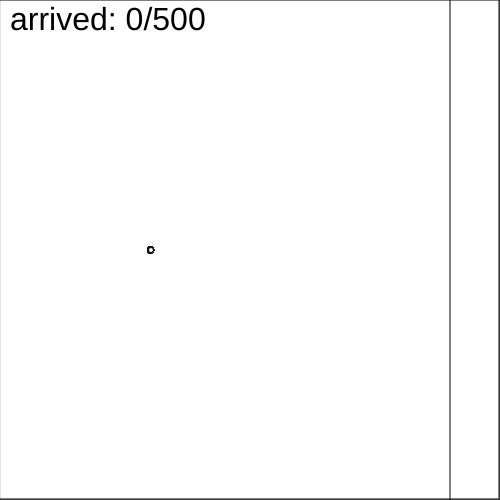
Frame 1 (no input)
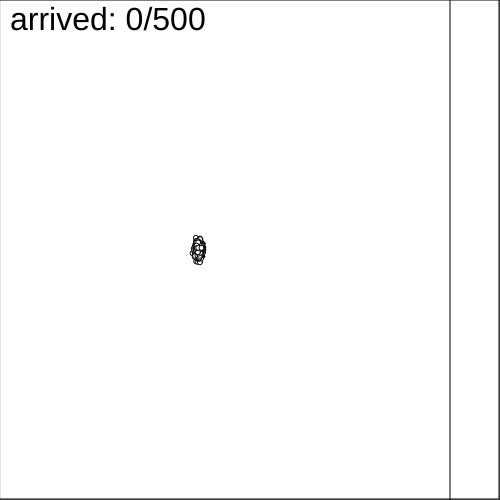
Frame 60 (no input)
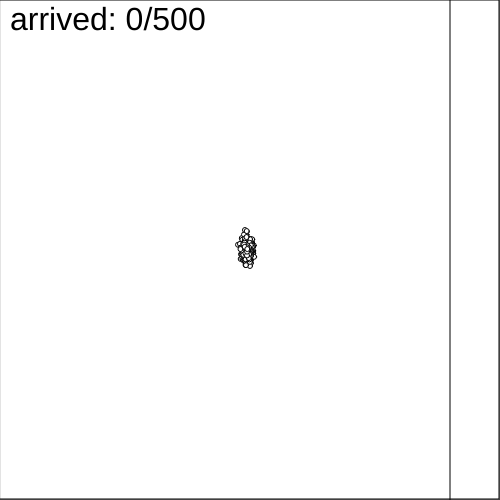
Frame 120 (the mouse pressed at the canvas centre since frame 60)

The p5.js sketch that drew these frames (run headless with seeded random() and noise() and a simulated clock; from frame 60 on, the mouse is pressed at the canvas centre):

// p5.js sketch
// ── sketch.js
var drunkers;
var drunkerNum = 500;
var startX = -100;// 起始位置
var goalX = 200; // 家的位置

// 函数setup() ：准备阶段
function setup() {
	createCanvas(500,500);

	drunkers = new Array();
	for(let i =0;i<drunkerNum;i++)
	{
		var x = startX;
		var y = 0;
		drunkers[i] = createVector(x,y);
	}

}

// 函数draw()：作画阶段
function draw() {
	fill(255);// 填充白色
	rect(-1,-1,width+1,height+1);
	noFill();
	rect(0,0,width-1,height-1);


	// 醉鬼移动&显示
	var count = drunkers.length;
	for(let i=0;i<drunkers.length;i++)
	{
		var x= drunkers[i].x;
		var y = drunkers[i].y;
		var arrived = (x>=goalX);
		if(!arrived)
		{
			var moveMent = randMove2();
			drunkers[i].x = x + moveMent.x;
			drunkers[i].y = y + moveMent.y;
			count --;

			fill(255);
		}
		else
		{
			fill(0,255,0);
		}
		push();
		translate(width/2,height/2);
		ellipse(drunkers[i].x,drunkers[i].y,5,5);
		pop();

	}


	// 画出“家”的位置
	push();
	translate(width/2,height/2);
	line(goalX,-500,goalX,500);
	pop();

	// 显示到达家的醉鬼数量
	textSize(32);
	fill(0);
	var txt = "arrived: " + count + "/" + drunkers.length;
	text(txt, 10, 30);
	//text(txt,30,30);
	//text('word', 10, 30);

}

function randMove()
{
	var d1 = floor(random(1,7));
	var d2 = floor(random(1,7));
	var dirAngle = -TWO_PI/4 + ((d1+d2)*TWO_PI/12);

	var x = cos(dirAngle);
	var y = sin(dirAngle);
	return createVector(x,y);
}



function randMove2()
{
	var sum = 0;
	for(var i=0;i<6;i++)
	{
		var coin = random(0,1);
		if(coin>0.5)
		{
			sum += 1;
		}
	}
	
	var dirAngle = -TWO_PI/4 + (sum*TWO_PI/12);

	var x = cos(dirAngle);
	var y = sin(dirAngle);
	return createVector(x,y);
}
